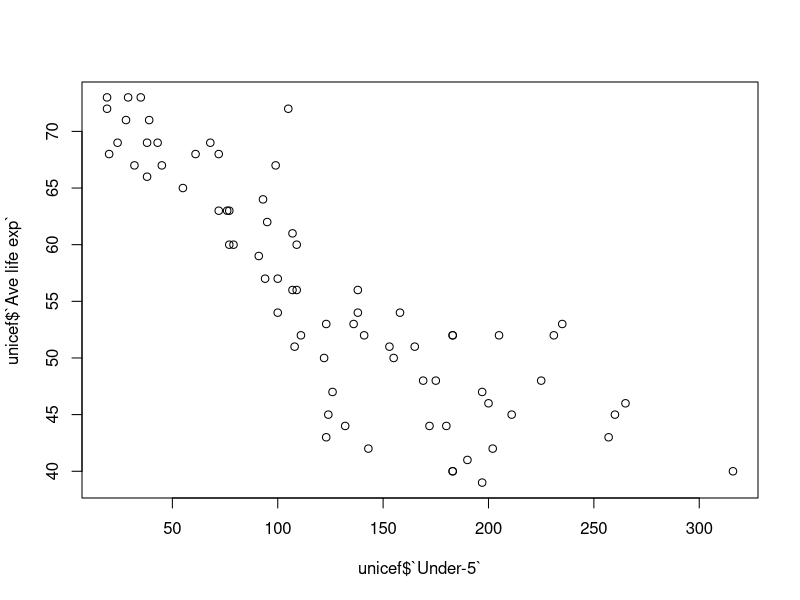
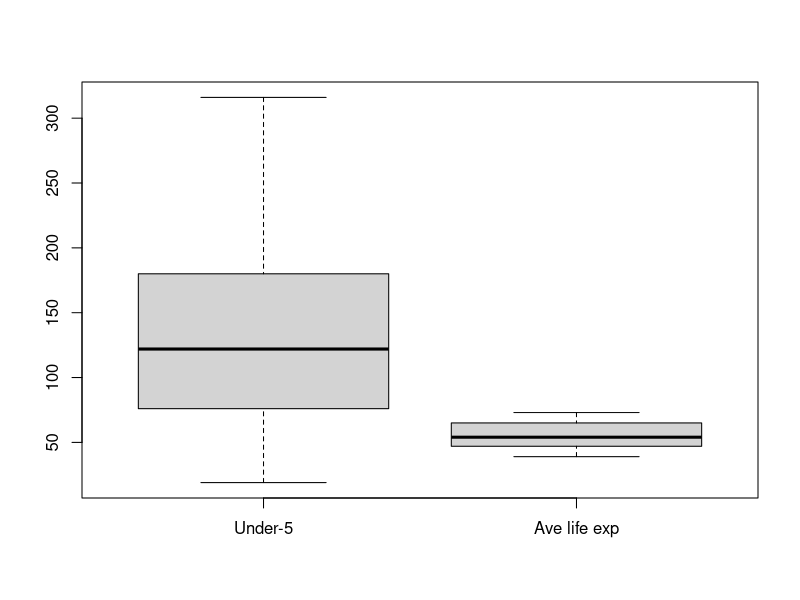
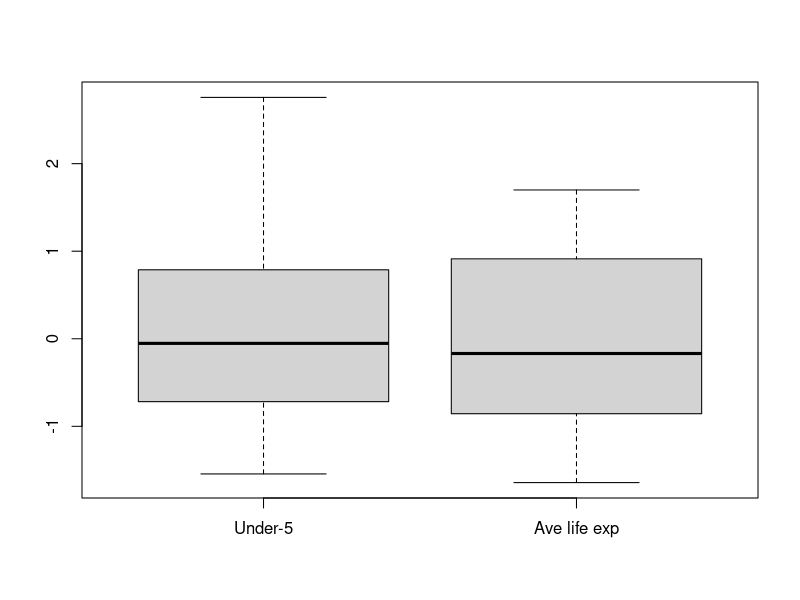
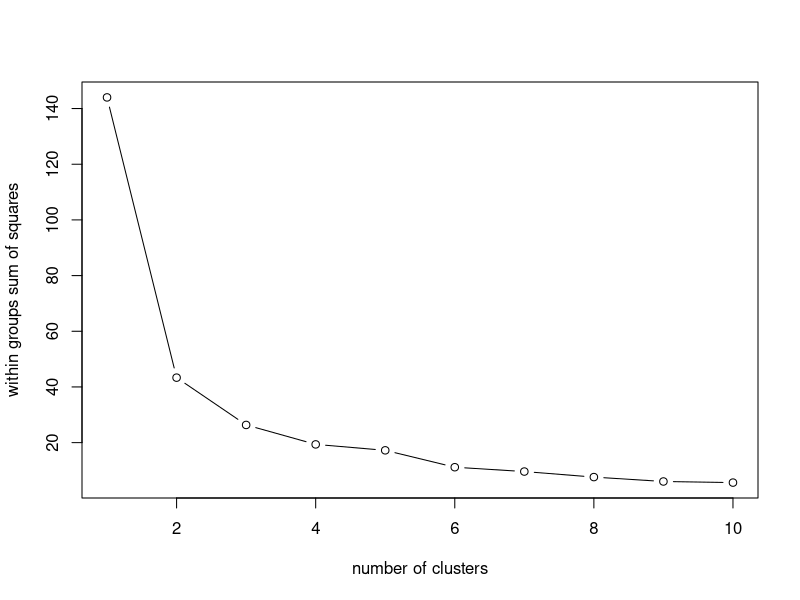

Write the R code that produced these figures, in order.
library(cluster)
require(ks)
install.packages("fpc")
#install.packages("broom")
#install.packages("tidy")
#library(broom)
library(fpc)
library(cluster)
data("unicef",package = "ks")
colSums(is.na(unicef))
summary(unicef)
plot(unicef$`Under-5`,unicef$`Ave life exp`)
boxplot(unicef)
x<-scale(unicef)
boxplot(x)
#kmeans clustering
set.seed(100)
fit<-kmeans(x,6)
attributes(fit)
#finding value of k from elbow plot
wssplot<-function(data,nc,seed=1234){
  
  wss<-(nrow(data)-1)*sum(apply(data,2,var))
  for(i in 2:nc){
    set.seed(seed)
    wss[i]<- sum(kmeans(data,centers = i)$withinss)
  }
  
  plot(1:nc,wss,type = "b",xlab = "number of clusters",ylab = "within groups sum of squares")
}
wssplot(x,nc=10)

# kmeans with optimum cluster solution
fitkm<-kmeans(x,2)$cluster

#method 2 kmeans using fpc package
#fit<-kmeansruns(x,krange=6,runs=100)

fitasw<-kmeansruns(x,krange = 2:10,criterion = "asw",critout = FALSE,runs = 100)
fitasw$cluster
